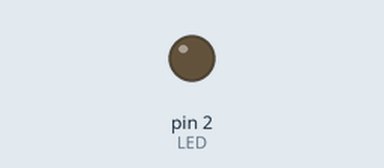
A sketch run on a simulated Arduino Uno, built with avr-gcc and run on an emulated ATmega328P. Shown: output pins drawn as LEDs (lit = HIGH).

Above: at 1.3 s.
At 3.5 s:
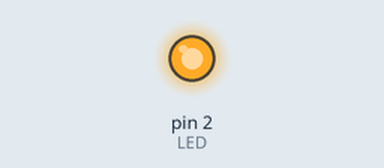
Timing chart, 0 to 9.1 s (numbered marks = the images above):
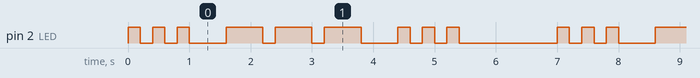

The sketch:

SOS_LED.ino
```cpp
int LED = 2;

 void setup() {
  // put your setup code here, to run once:
  pinMode(LED,OUTPUT);
}

void loop() {
  S(); O(); S();
  delay(1000);
}

void S()
{
  for (int i=0; i <= 2; i++){
    digitalWrite(LED,HIGH);
    delay(200);
    digitalWrite(LED,LOW);
    delay(200);
  }
  delay(400);
}

void O()
{
  for (int i=0; i <= 2; i++){
    digitalWrite(LED,HIGH);
    delay(600);
    digitalWrite(LED,LOW);
    delay(200);
  }
  delay(400);
}
```

Measured:
- by itself, pin 2 (LED): repeats every 7.0 s: 2 × (LOW 0.20 s, HIGH 0.20 s), LOW 0.60 s, 2 × (HIGH 0.60 s, LOW 0.20 s), HIGH 0.60 s, LOW 0.60 s, 2 × (HIGH 0.20 s, LOW 0.20 s), HIGH 0.20 s, LOW 1.6 s, HIGH 0.20 s
- by itself, everything shown: repeats every 7.0 s, in 18 steps
